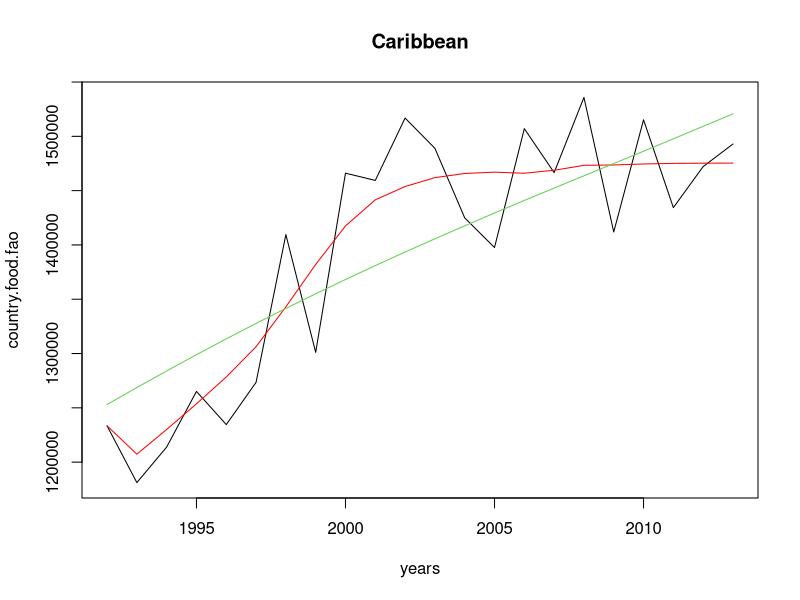
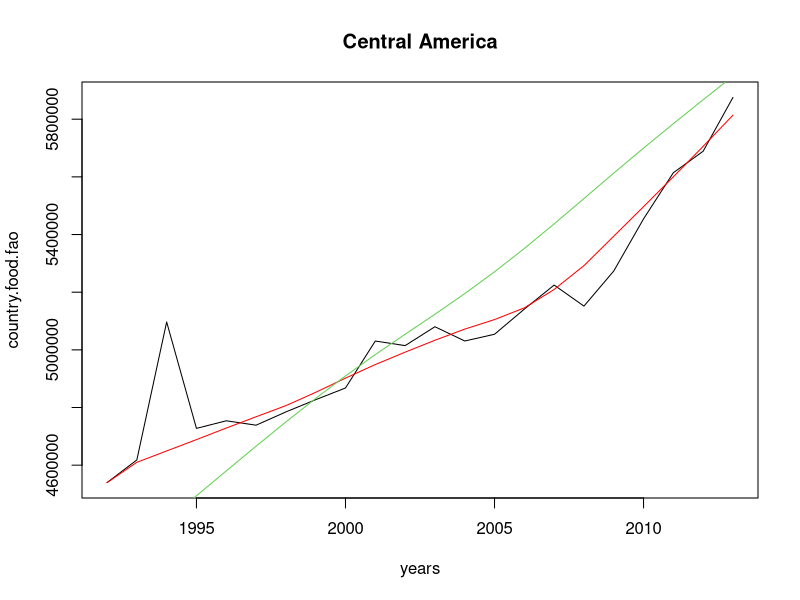
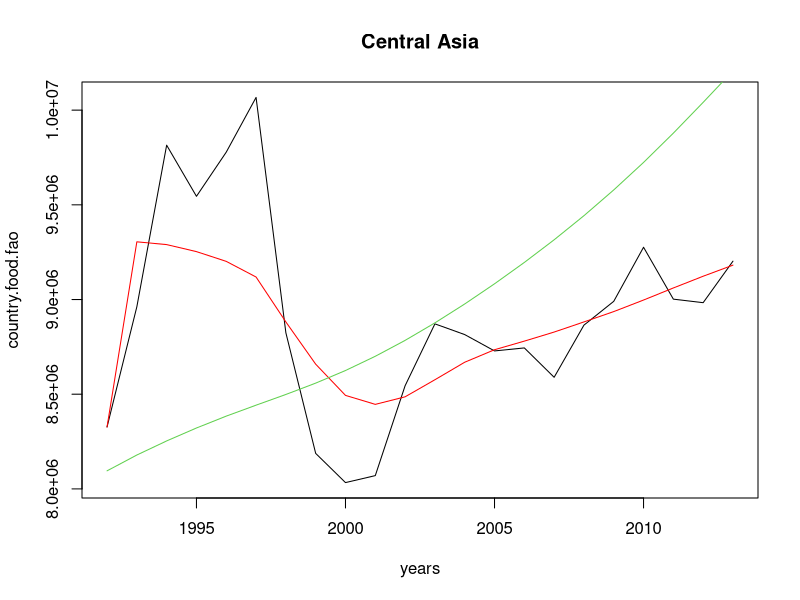
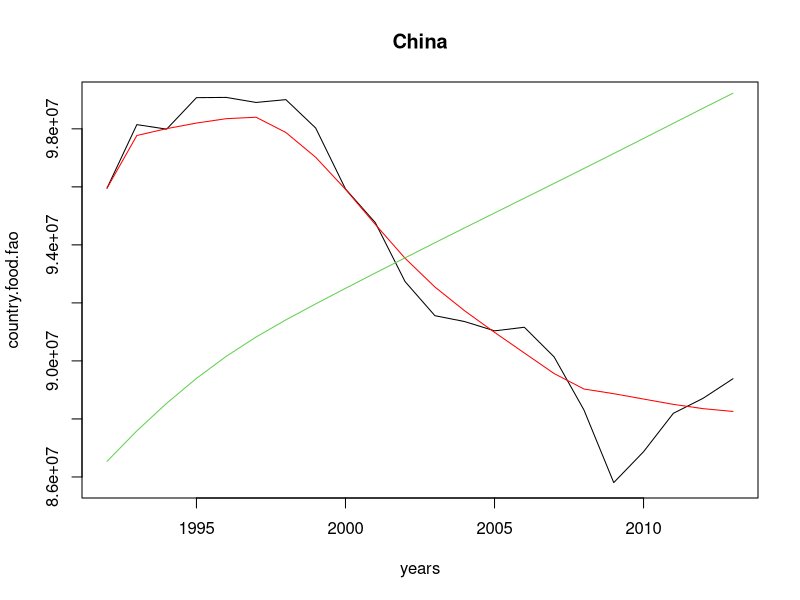
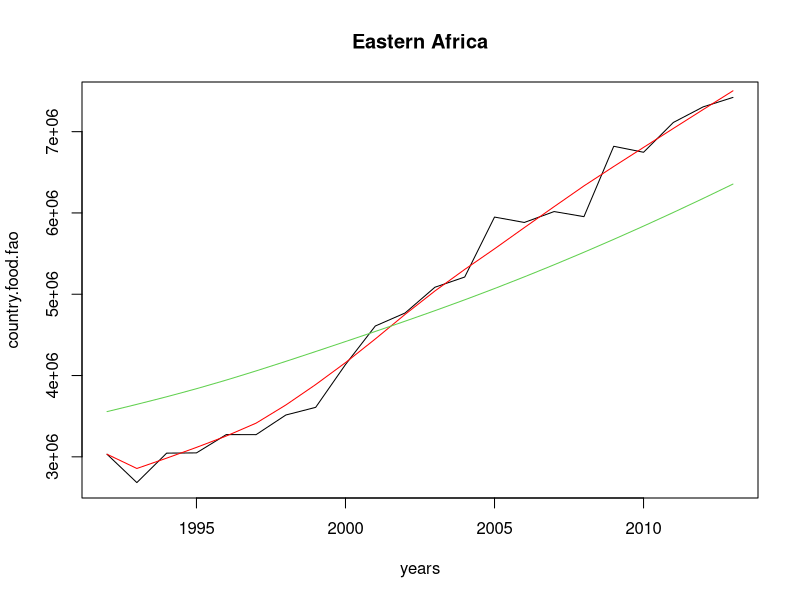
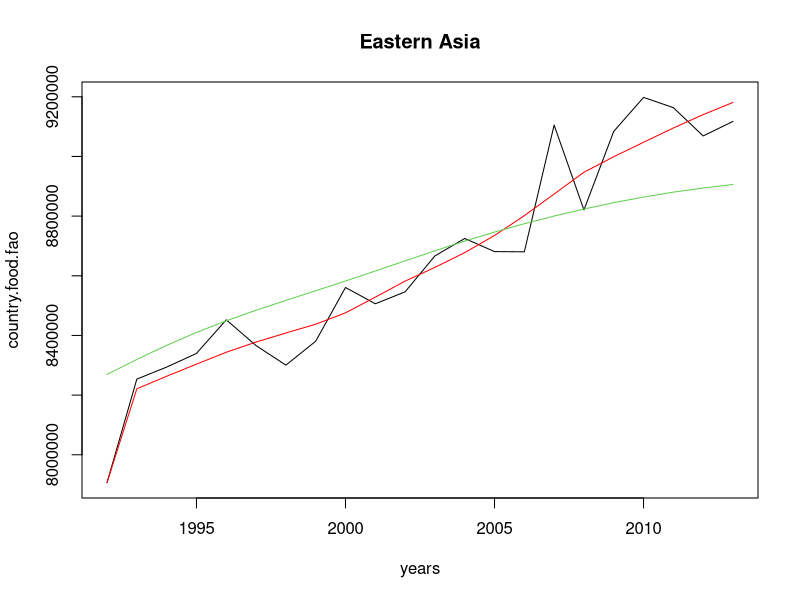
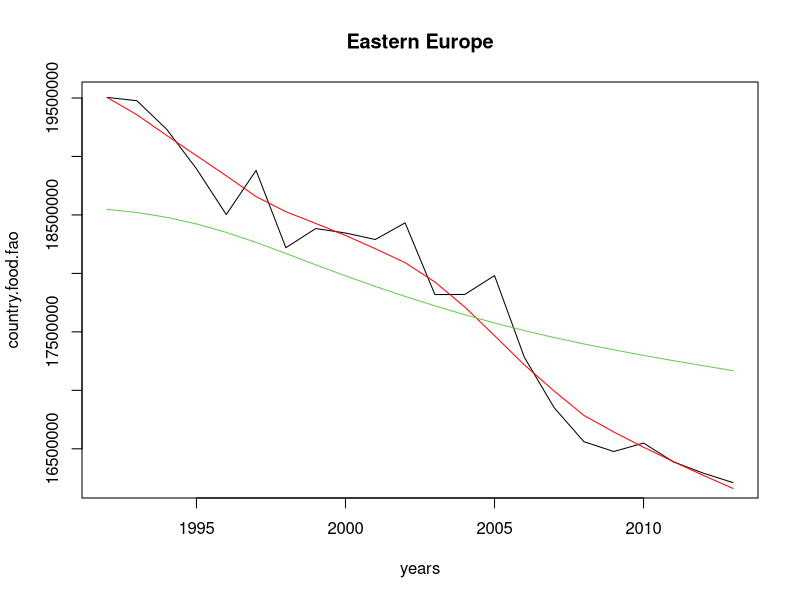
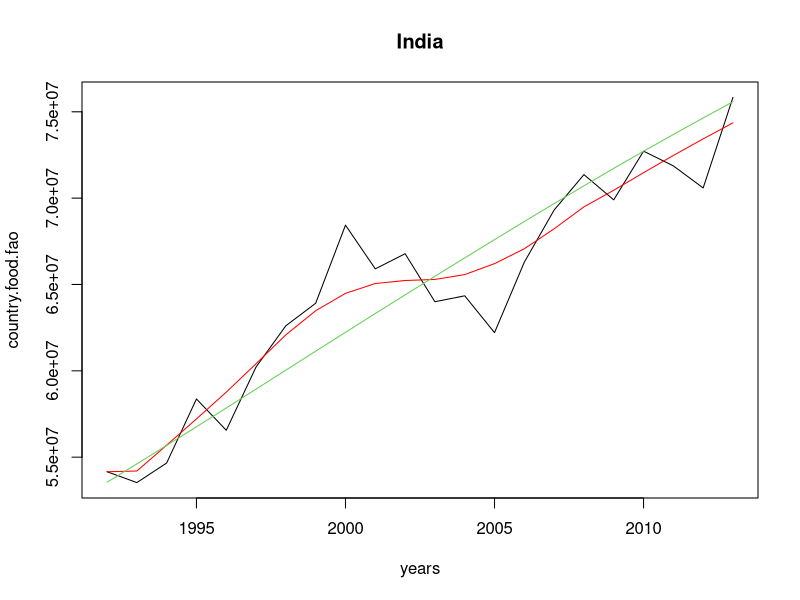

Recreate these plots in R, in order.
##  GENERATE PLOTS FOR COMPARISON OF SIMULATED AND REAL FOOD DATA   ##
#*******************************************************************##
#           CHILD 
# launched from "r_generate_smoothed_series_of_food_component.R"
#*******************************************************************

#oldWD<-getwd()
#setwd(paste(getwd(),"/checks",sep=""))

#transforms FAO food data (yearly) in monthly data  
dati_food<-read.csv("data/buyersC_Food.csv")
food.fao<-dati_food[,5:ncol(dati_food)]
monthly_food_matrix<-numeric()
for(i in 1:nrow(dati_food)){
	monthly_food<-numeric()
	for(j in 5:ncol(dati_food)){
		monthly<-dati_food[i,j]/12
		for(z in 1:12){
			monthly_food[length(monthly_food)+1]<-monthly
		}
}
monthly_food_matrix<-rbind(monthly_food_matrix,monthly_food)
}

#computes food target using smoothed real data or population and consumption per capita 
#if(opt=="SMOOTH"){
  dati.food.smooth<-read.csv("data/buyersC_FoodSmoothed.csv")
  food.smooth<-dati.food.smooth[,5:ncol(dati.food.smooth)]
#}else{
  dati.population<-read.csv("data/buyersC.csv")

  yearly.consuption.per.person<-dati_food[,6]/(dati.population[,7]*1000)

  food.population<-dati.population[,5]*dati.population[,6:ncol(dati.population)]*1000
#  food.population<-yearly.consuption.per.person*dati.population[,6:ncol(dati.population)]*1000
#}

food.fao<-food.fao[order(dati_food[,1]),]
food.smooth<-food.smooth[order(dati_food[,1]),]
food.population<-food.population[order(dati_food[,1]),]


#plotting
years<-seq(1992,2013)
country<-0
for(i in seq(1,nrow(dati_food))){
country<-country+1
if(country<10){
	filename<-paste(0,country,"_food_component.jpg",sep="")
}else{
	filename<-paste(country,"_food_component.jpg",sep="")
}
jpeg(filename)
country.food.fao<-as.numeric(food.fao[i,])
country.food.population<-as.numeric(food.population[i,])
country.food.smooth<-as.numeric(food.smooth[i,])
plot(years,country.food.fao,type="l",main=as.character(dati_food[order(dati_food[,1]),1][i]))
lines(years,country.food.smooth,col="red")
lines(years,country.food.population,col=3)
dev.off()
}

# reset original directory:
#setwd(oldWD)
